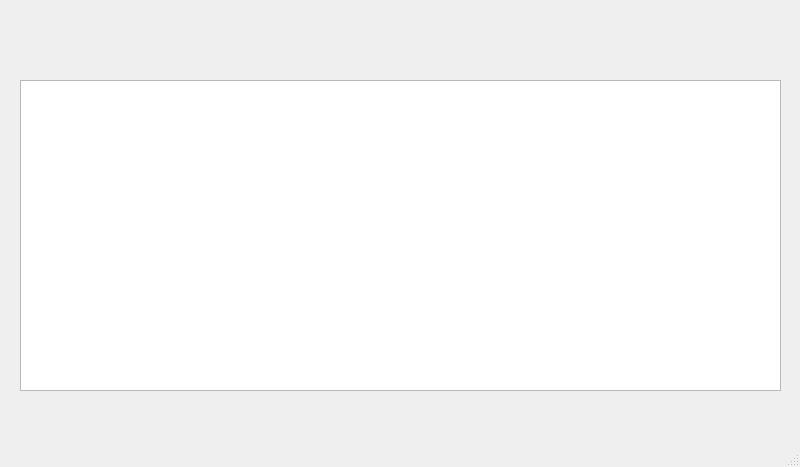
<?xml version="1.0" encoding="UTF-8"?>
<ui version="4.0">
 <class>MainWindow</class>
 <widget class="QMainWindow" name="MainWindow">
  <property name="geometry">
   <rect>
    <x>0</x>
    <y>0</y>
    <width>800</width>
    <height>467</height>
   </rect>
  </property>
  <property name="windowTitle">
   <string>MainWindow</string>
  </property>
  <widget class="QWidget" name="centralwidget">
   <widget class="QTableWidget" name="tableWidget">
    <property name="geometry">
     <rect>
      <x>20</x>
      <y>80</y>
      <width>761</width>
      <height>311</height>
     </rect>
    </property>
   </widget>
  </widget>
  <widget class="QMenuBar" name="menubar">
   <property name="geometry">
    <rect>
     <x>0</x>
     <y>0</y>
     <width>800</width>
     <height>26</height>
    </rect>
   </property>
  </widget>
  <widget class="QStatusBar" name="statusbar"/>
 </widget>
 <resources/>
 <connections/>
</ui>
